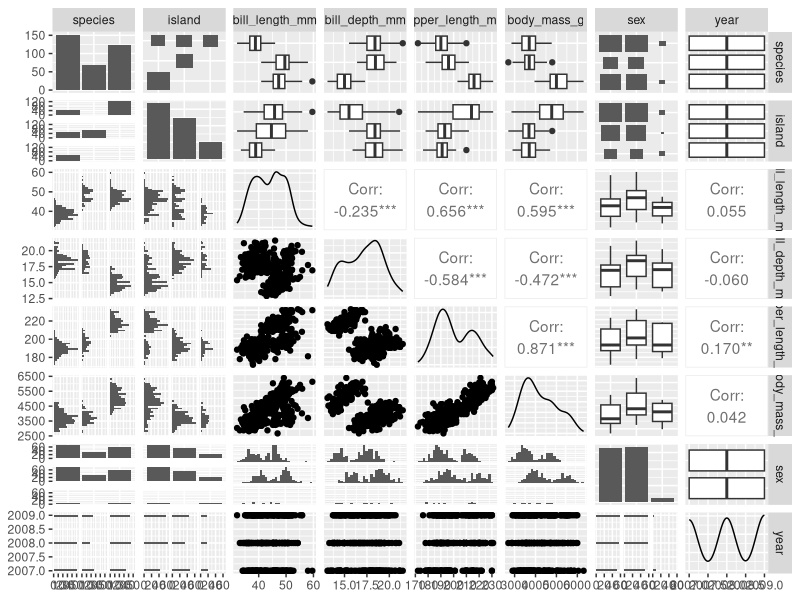
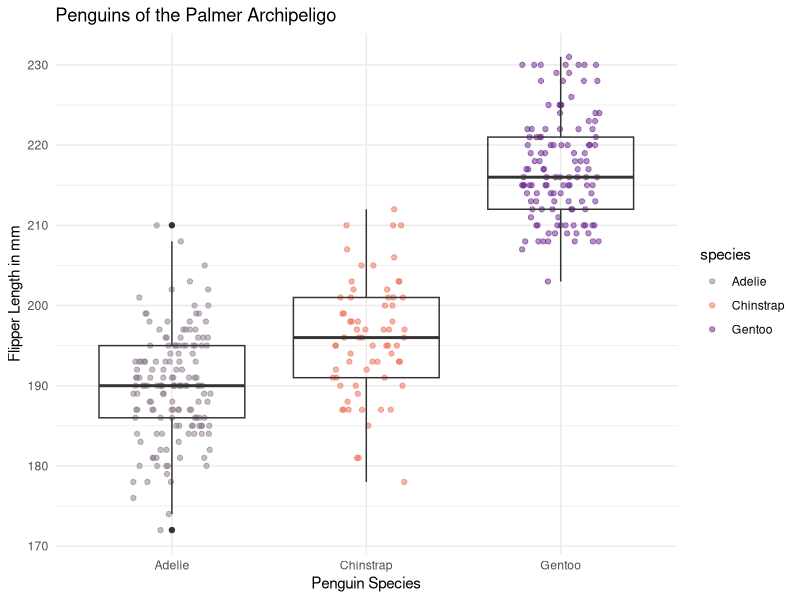
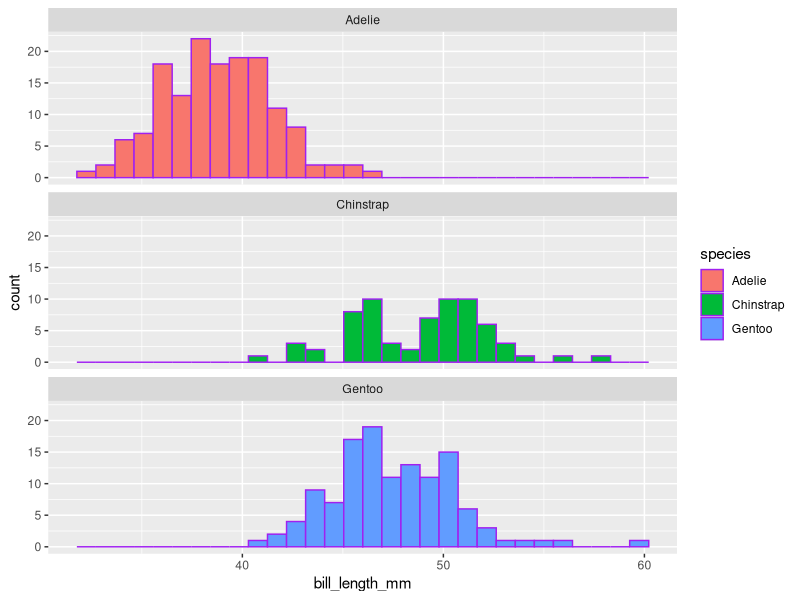

R code for these plots, in order:
## ---- chunk 1
#| warning: false #makes it so that warnings do not show up
#| echo: false #makes it so results show but not the code

library(tidyverse)
library(palmerpenguins)
library(GGally)
library(skimr)
## ---- chunk 2
#| include: false
#tell me the column names

names(penguins)

#what are the dimensions
dim(penguins)

#Show the first 6 lines
head(penguins)

#Show the last 6 lines
tail(penguins)
## ---- chunk 3
skim(penguins) #gives an overview of the data
## ---- chunk 4
#| warning: false
GGally::ggpairs(penguins) #ggpairs is a wrapper for ggplot that formats that plots in this grid. These are ggplots.

## ---- chunk 5
#| fig-cap: "This is a caption"
ggplot(data = penguins, aes(x = species, y = flipper_length_mm)) +
  geom_jitter(width = 0.2, # changes the spread
              height = 0,
              alpha = 0.5, #changes the opacity
              aes(color = species)) + 
  geom_boxplot(fill = NA) +
  theme_minimal() + 
  scale_color_manual(values = c("thistle4", "coral2", "darkorchid4")) +
  labs(x = "Penguin Species",
       y = "Flipper Length in mm",
       title = "Penguins of the Palmer Archipeligo")

## ---- chunk 6
ggplot(data = penguins, aes(x = bill_length_mm)) +
  geom_histogram(aes(fill = species), color = "purple") + #changes between variables goes inside aes, whole graph changes goes outside of aes.
  facet_wrap(~species, ncol = 1) #ncol for number of columns wraps the species into a single column. 
